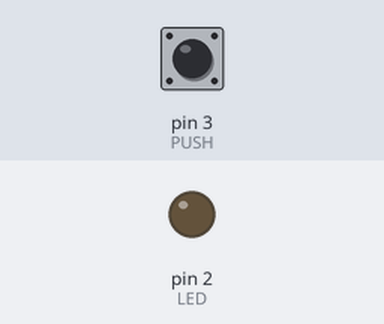
A sketch run on a simulated Arduino Uno, built with avr-gcc and run on an emulated ATmega328P. Shown: output pins drawn as LEDs (lit = HIGH). Inputs (shaded band) come from the test bench; at power-on: pin 3 (PUSH) LOW.

Above: at 1.2 s.
1.3 s: pin 3 (PUSH) pulled HIGH for 0.15 s
At 1.37 s:
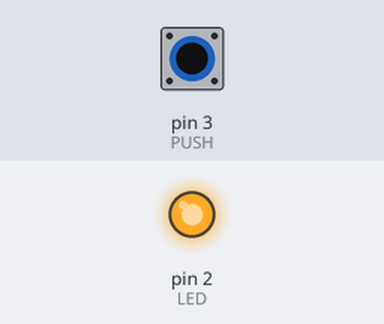
2.9 s: pin 3 (PUSH) pulled HIGH for 3.2 s
At 6.8 s:
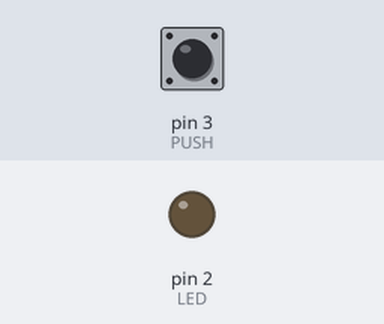
Timing chart, 0 to 8.3 s (numbered marks = the images above; inputs shaded):
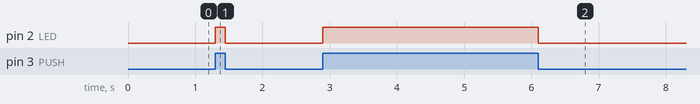

Measured:
- after the input at 1.3 s, pin 2 (LED): LOW → HIGH at once, → LOW 0.15 s later
- after the input at 2.9 s, pin 2 (LED): LOW → HIGH at once, → LOW 3.2 s later

The sketch:

botonbiblio.ino
```cpp
#define LED 2
#define PUSH 3

int pushvalue = 0;

void setup(){
  pinMode(LED, OUTPUT);
  pinMode(PUSH, INPUT);

}

void loop(){

    pushvalue = digitalRead(PUSH);

    if(pushvalue == 1){

       digitalWrite(LED, HIGH);

    }
    else{

       digitalWrite(LED, LOW);
    }

}
```
